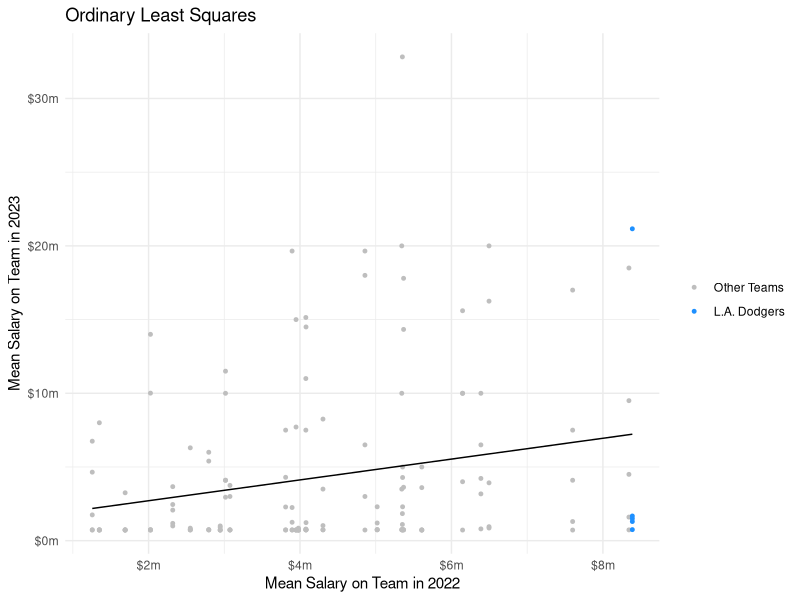
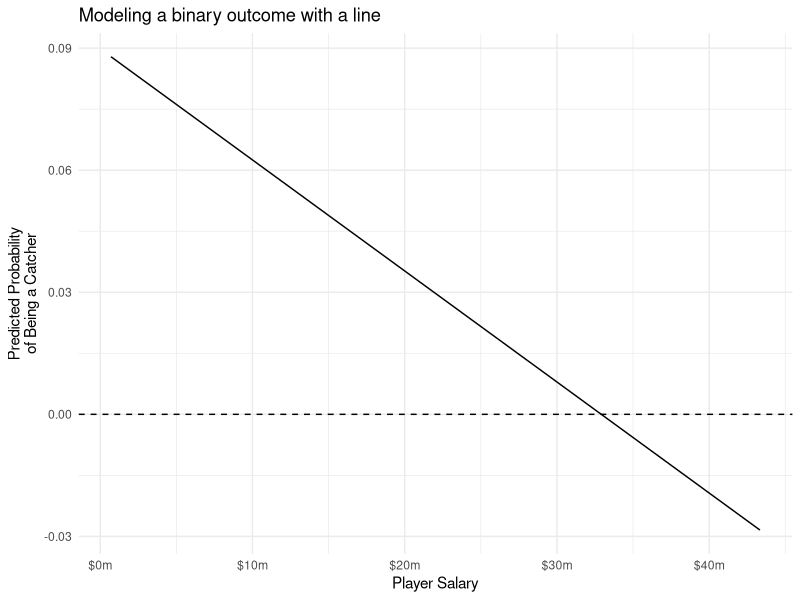
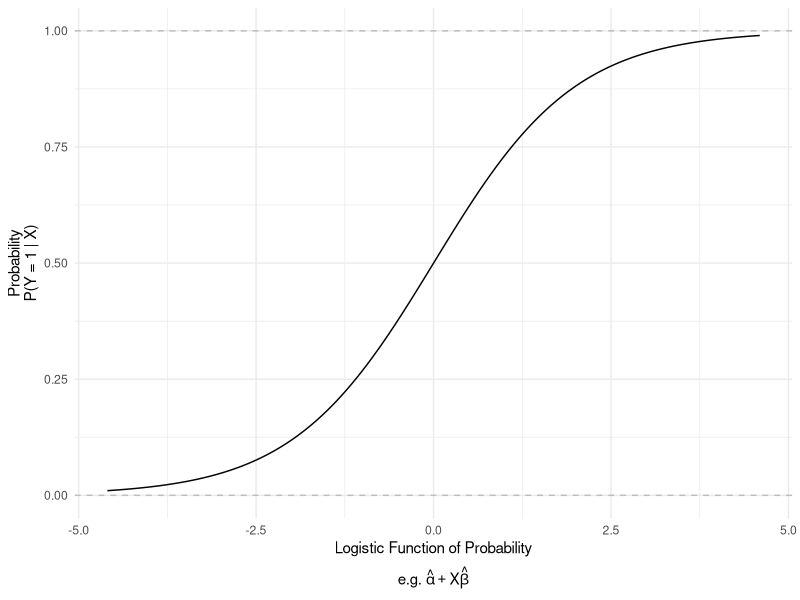
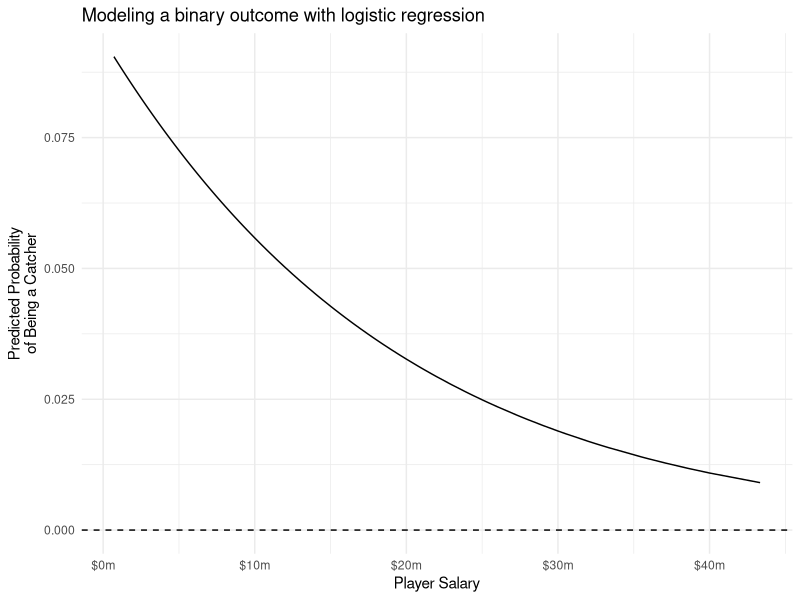

Reproduce these figures in R, in order.
## ---- chunk 1
library(tidyverse)
library(scales)
## ---- chunk 2
population <- read_csv("../data/baseball_population.csv")
set.seed(14853)
## ---- chunk 3
truth <- population |> filter(team == "L.A. Dodgers") |> summarize(salary = mean(salary)) |> mutate(salary = label_dollar(scale = 1e-6, suffix = "m")(salary)) |> pull(salary)
## ---- chunk 4
sample <- population |>
  group_by(team) |>
  sample_n(5) |>
  ungroup()
## ---- chunk 5
to_predict <- population |>
  filter(team == "L.A. Dodgers")
## ---- chunk 6
fit <- lm(salary ~ team_past_salary, data = sample)
sample |>
  mutate(fitted = predict(fit)) |>
  arrange(team == "L.A. Dodgers") |>
  ggplot(aes(x = team_past_salary, y = salary)) +
  geom_point(
    aes(color = team == "L.A. Dodgers"),
    size = 1
  ) +
  geom_line(aes(y = fitted)) +
  scale_y_continuous(
    name = "Mean Salary on Team in 2023",
    labels = label_currency(scale = 1e-6, suffix = "m")
  ) +
  scale_x_continuous(
    name = "Mean Salary on Team in 2022",
    labels = label_currency(scale = 1e-6, suffix = "m")
  ) +
  theme_minimal() +
  scale_color_manual(
    values = c("gray","dodgerblue"),
    name = element_blank(),
    labels = c("Other Teams","L.A. Dodgers")
  ) +
  ggtitle("Ordinary Least Squares")
## ---- chunk 7
model <- lm(salary ~ team_past_salary, data = sample)
## ---- chunk 8
predicted <- to_predict |>
  mutate(predicted = predict(model, newdata = to_predict))
## ---- chunk 9
predicted |>
  summarize(estimated_Dodger_mean = mean(predicted))
## ---- chunk 10
ols_binary_outcome <- lm(
  position == "C" ~ salary,
  data = population
)
## ---- chunk 11
#| code-fold: true
population |>
  mutate(yhat = predict(ols_binary_outcome)) |>
  ggplot(aes(x = salary, y = yhat)) +
  geom_line() +
  geom_hline(yintercept = 0, linetype = "dashed") +
  scale_x_continuous(
    name = "Player Salary",
    labels = label_currency(scale = 1e-6, suffix = "m")
  ) +
  scale_y_continuous(
    name = "Predicted Probability\nof Being a Catcher"
  ) +
  theme_minimal() +
  ggtitle("Modeling a binary outcome with a line")
## ---- chunk 12
tibble(p = seq(.01,.99,.001)) |>
  mutate(x = qlogis(p)) |>
  ggplot(aes(x = x, y = p)) +
  geom_line() +
  scale_x_continuous(name = expression(atop("Logistic Function of Probability","e.g."~hat(alpha)+X*hat(beta)))) +
  scale_y_continuous(name = "Probability\nP(Y = 1 | X)") +
  theme_minimal() +
  geom_hline(yintercept = c(0,1), linetype = "dashed", color = "gray")
## ---- chunk 13
logistic_regression <- glm(
  position == "C" ~ salary,
  data = population,
  family = "binomial"
)
## ---- chunk 14
#| code-fold: true
population |>
  mutate(yhat = predict(logistic_regression, type = "response")) |>
  distinct(salary, yhat) |>
  ggplot(aes(x = salary, y = yhat)) +
  geom_line() +
  geom_hline(yintercept = 0, linetype = "dashed") +
  scale_x_continuous(
    name = "Player Salary",
    labels = label_currency(scale = 1e-6, suffix = "m")
  ) +
  scale_y_continuous(
    name = "Predicted Probability\nof Being a Catcher"
  ) +
  theme_minimal() +
  ggtitle("Modeling a binary outcome with logistic regression")
## ---- chunk 15
predicted_logistic <- predict(
  logistic_regression,
  newdata = to_predict,
  type = "response"
)
